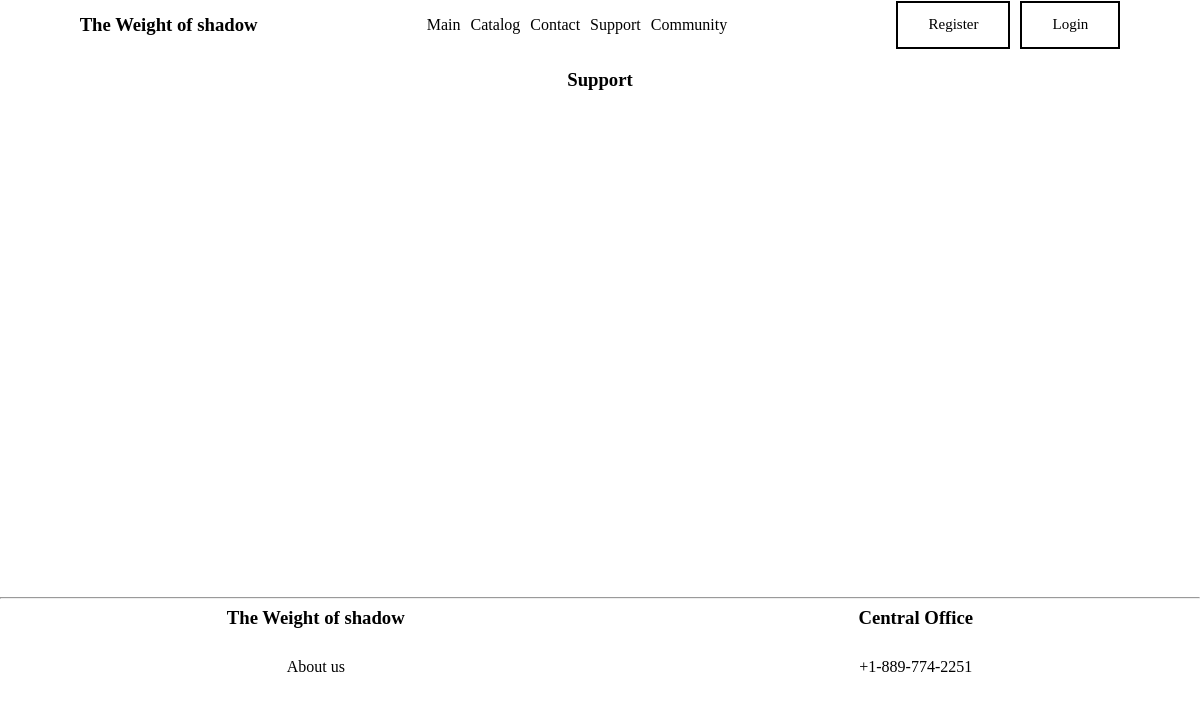
Page /contact/shop on the earlier database version.
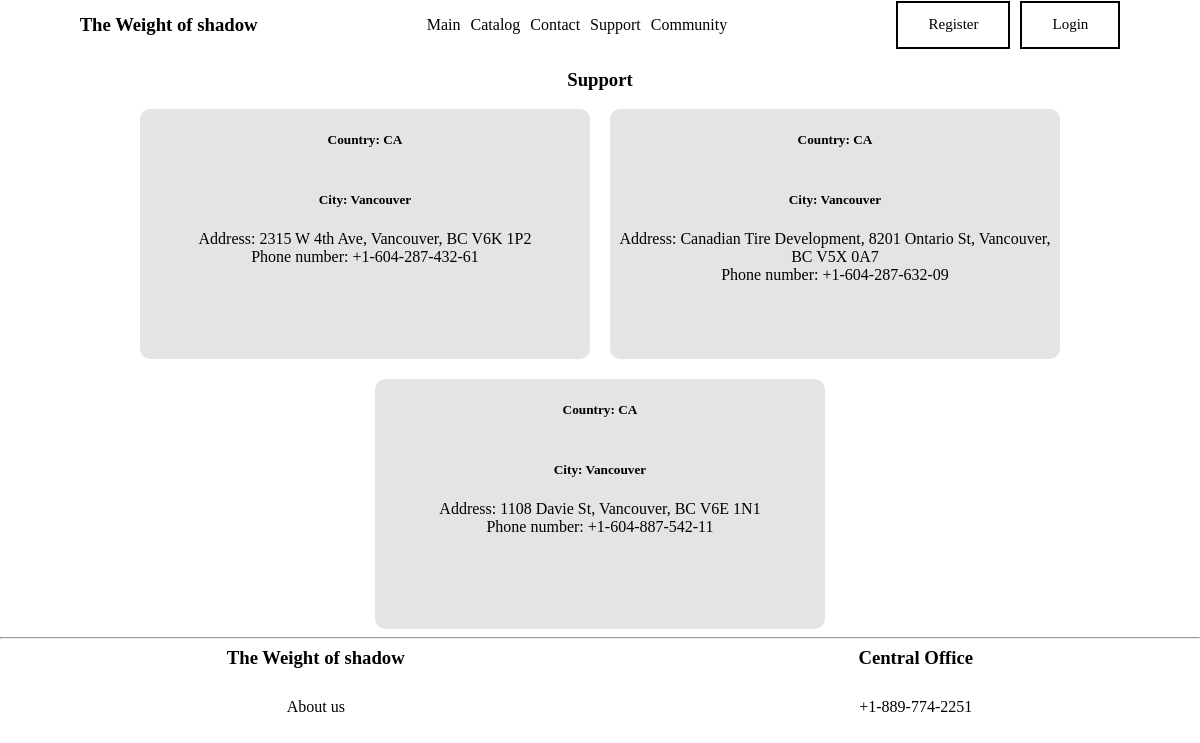
Same page on the later database version.
### contact/models.py (models this page shows, shortened)
class shop(models.Model):
    country = [
        ("CA","CA"),
        ("USA","USA")
    ]
    type = models.CharField(choices=country,default='CA')
    city = models.CharField(max_length=100, default='')
    address = models.CharField(max_length=200)
    phone_number = models.CharField(max_length=20)

### contact/views.py (the view)
# urls.py: path('shop',views.FunctionShop,name='shop')
def FunctionShop(request):
    list_shop = shop.objects.all()
    return render(request, 'contact/shop.html',{'list_shop':list_shop})

### contact/templates/contact/shop.html (shortened to what this page needs)
{% extends 'myapp/layout.html' %}
{% load static %}
{% block style_css %}
<link rel="stylesheet" href="{% static 'contact/css/contact.css' %}" />
{% endblock %}
{% block content %}
<h3>Support</h3>
<div class="main_keys">
{% for el in list_shop %}
<div class="keys">
   <h5>Country: {{el.type}}</h5>
   <h5>City: {{el.city}}</h5>
   <p>Address: {{el.address}}</p>
   <p>Phone number: {{el.phone_number}}</p>
</div>
{% endfor %}
</div>
{% endblock %}

Differences in the rows shown:
added shop: type "CA", city "Vancouver", address "2315 W 4th Ave, Vancouver, BC V6K 1P2", phone_number "+1-604-287-432-61"
added shop: type "CA", city "Vancouver", address "Canadian Tire Development, 8201 Ontario St, Vancouver, BC V5X 0A7", phone_number "+1-604-287-632-09"
added shop: type "CA", city "Vancouver", address "1108 Davie St, Vancouver, BC V6E 1N1", phone_number "+1-604-887-542-11"
